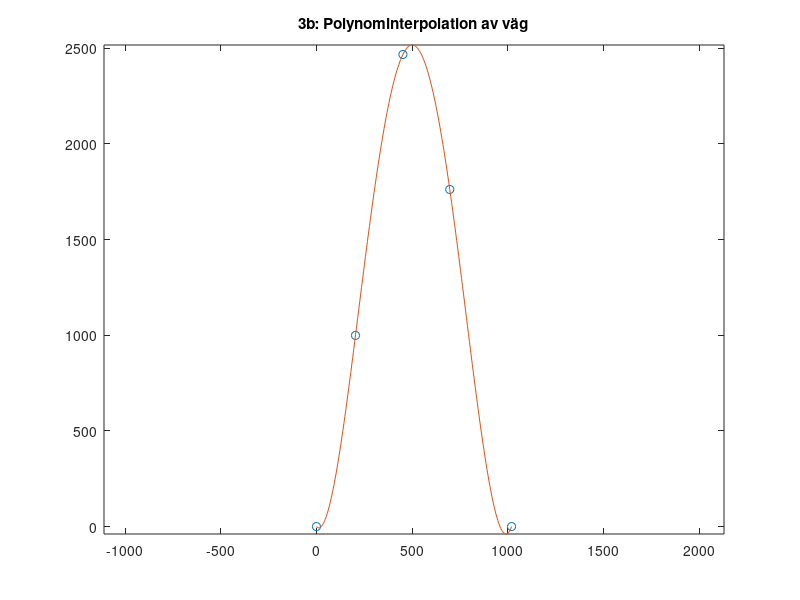
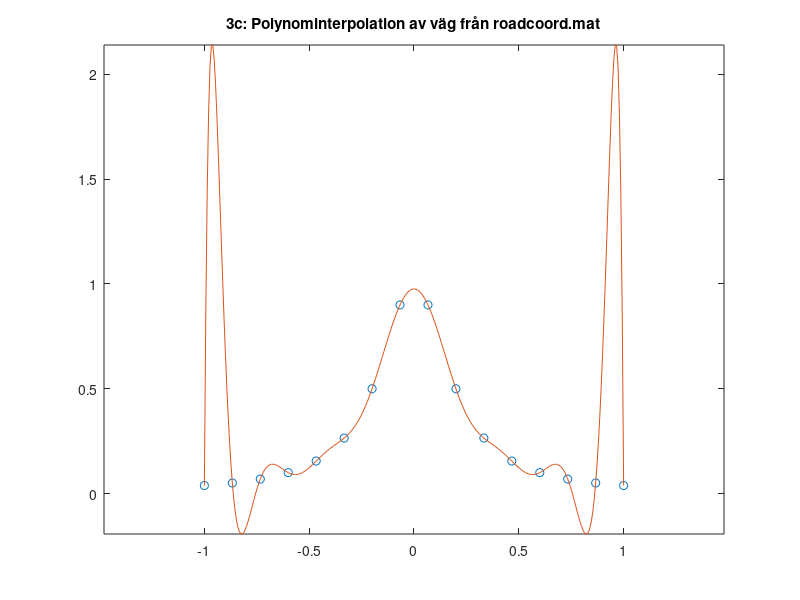
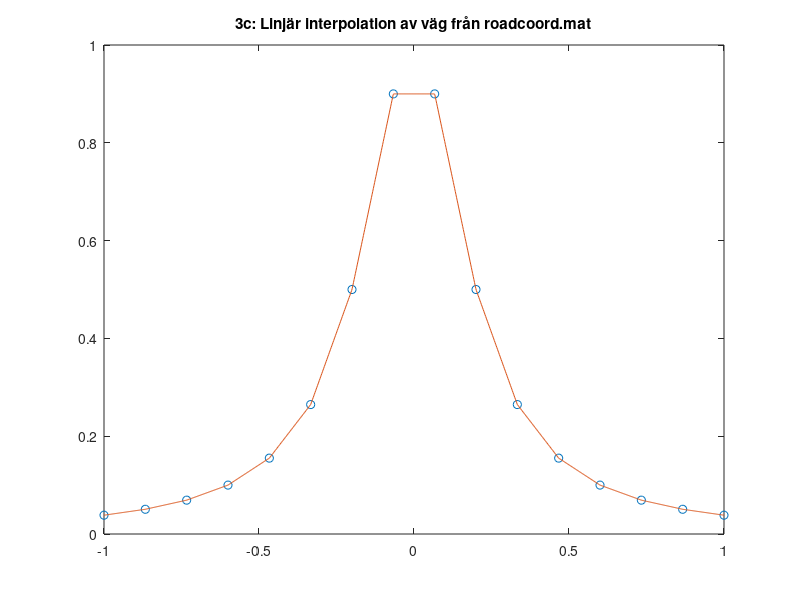
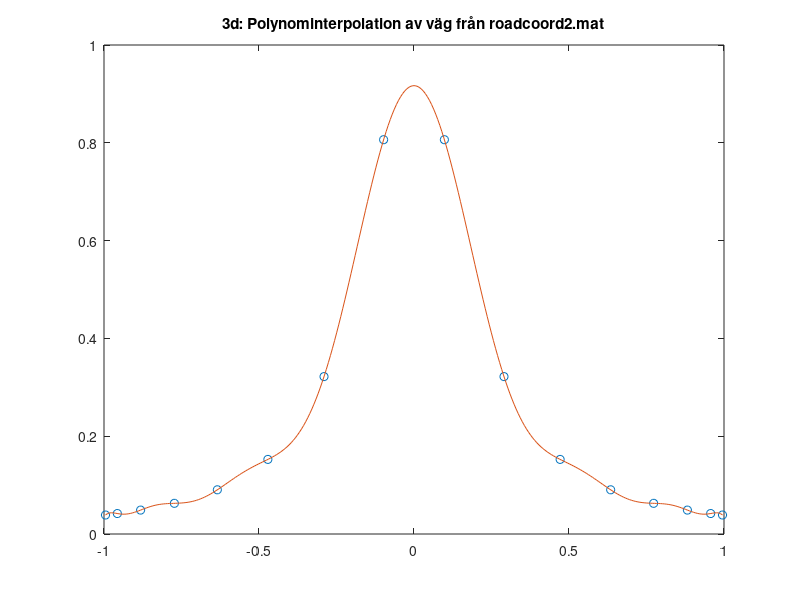

Here is the MATLAB script that generated these plots, in order:
function Road()
    % Uppgift 3a
    data = [
        170, 950, 160, 1008, 60, 45;   % P1
        420, 2400, 370, 2500, 75, 88;  % P2
        670, 1730, 640, 1760, 42, 57   % P3
    ];
    
    P_found = zeros(3, 2);
    
    fprintf('Uppgift 3a\n');
    for i = 1:3
        xA = data(i,1); yA = data(i,2);
        xB = data(i,3); yB = data(i,4);
        LA = data(i,5); LB = data(i,6);
        
        x = [(xA+xB)/2 + 50; (yA+yB)/2]; 
        
        for k = 1:10
            F = [ (x(1)-xA)^2 + (x(2)-yA)^2 - LA^2;
                  (x(1)-xB)^2 + (x(2)-yB)^2 - LB^2 ];
              
            J = [ 2*(x(1)-xA), 2*(x(2)-yA);
                  2*(x(1)-xB), 2*(x(2)-yB) ];
              
            h = -J \ F;
            x = x + h;
            if norm(h) < 1e-6, break; end
        end
        P_found(i,:) = x';
        fprintf('Punkt P%d: (%.2f, %.2f)\n', i, x(1), x(2));
    end
    
    %Uppgift 3b
    P0 = [0, 0]; P4 = [1020, 0];
    All_P = [P0; P_found; P4];
    
    x_nodes = All_P(:,1);
    y_nodes = All_P(:,2);
    
    coeffs = polyfit(x_nodes, y_nodes, 4);
    
    xx = linspace(0, 1020, 200);
    yy = polyval(coeffs, xx);
    
    figure(3);
    plot(x_nodes, y_nodes, 'o', xx, yy, '-');
    title('3b: Polynominterpolation av väg');
    axis equal;
    
    %Uppgift 3c & 3d
    load roadcoord.mat; 
    coeffs_road = polyfit(x, y, length(x)-1);
    xx_road = linspace(min(x), max(x), 300);
    yy_road = polyval(coeffs_road, xx_road);
    figure(4);
    plot(x, y, 'o', xx_road, yy_road, '-');

    title('3c: Polynominterpolation av väg från roadcoord.mat');
    axis equal;

    xx_interp = linspace(min(x), max(x), 1000);
    v = interp1(x, y, xx_interp);
    figure(5);
    plot(x, y, 'o', xx_interp, v, '-');
    title('3c: Linjär interpolation av väg från roadcoord.mat');

    load roadcoord2.mat;
    coeffs_road2 = polyfit(x2, y2, length(x2)-1);
    xx_road2 = linspace(min(x2), max(x2), 300);
    yy_road2 = polyval(coeffs_road2, xx_road2);
    figure(6);
    plot(x2, y2, 'o', xx_road2, yy_road2, '-');
    title('3d: Polynominterpolation av väg från roadcoord2.mat');
end
